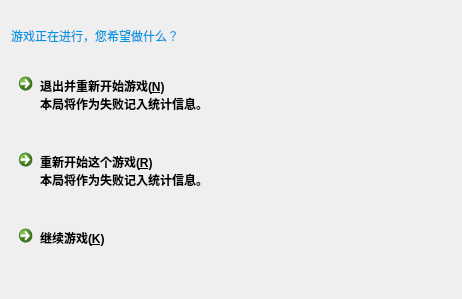
<?xml version="1.0" encoding="UTF-8"?>
<ui version="4.0">
 <class>confirmNew</class>
 <widget class="QDialog" name="confirmNew">
  <property name="geometry">
   <rect>
    <x>0</x>
    <y>0</y>
    <width>462</width>
    <height>299</height>
   </rect>
  </property>
  <property name="sizePolicy">
   <sizepolicy hsizetype="Fixed" vsizetype="Fixed">
    <horstretch>0</horstretch>
    <verstretch>0</verstretch>
   </sizepolicy>
  </property>
  <property name="windowTitle">
   <string>confirmNew</string>
  </property>
  <layout class="QVBoxLayout" name="verticalLayout">
   <item>
    <widget class="QLabel" name="label">
     <property name="styleSheet">
      <string notr="true">font: 75 14pt &quot;微软雅黑&quot;;
color: rgb(0, 150, 225);</string>
     </property>
     <property name="text">
      <string>游戏正在进行，您希望做什么？</string>
     </property>
    </widget>
   </item>
   <item>
    <widget class="QCommandLinkButton" name="btnNew">
     <property name="minimumSize">
      <size>
       <width>0</width>
       <height>70</height>
      </size>
     </property>
     <property name="text">
      <string>退出并重新开始游戏(&amp;N)
本局将作为失败记入统计信息。</string>
     </property>
    </widget>
   </item>
   <item>
    <widget class="QCommandLinkButton" name="btnRestart">
     <property name="minimumSize">
      <size>
       <width>0</width>
       <height>70</height>
      </size>
     </property>
     <property name="text">
      <string>重新开始这个游戏(&amp;R)
本局将作为失败记入统计信息。</string>
     </property>
    </widget>
   </item>
   <item>
    <widget class="QCommandLinkButton" name="btnCancel">
     <property name="minimumSize">
      <size>
       <width>0</width>
       <height>70</height>
      </size>
     </property>
     <property name="text">
      <string>继续游戏(&amp;K)</string>
     </property>
    </widget>
   </item>
  </layout>
 </widget>
 <layoutdefault spacing="6" margin="11"/>
 <resources/>
 <connections/>
</ui>
